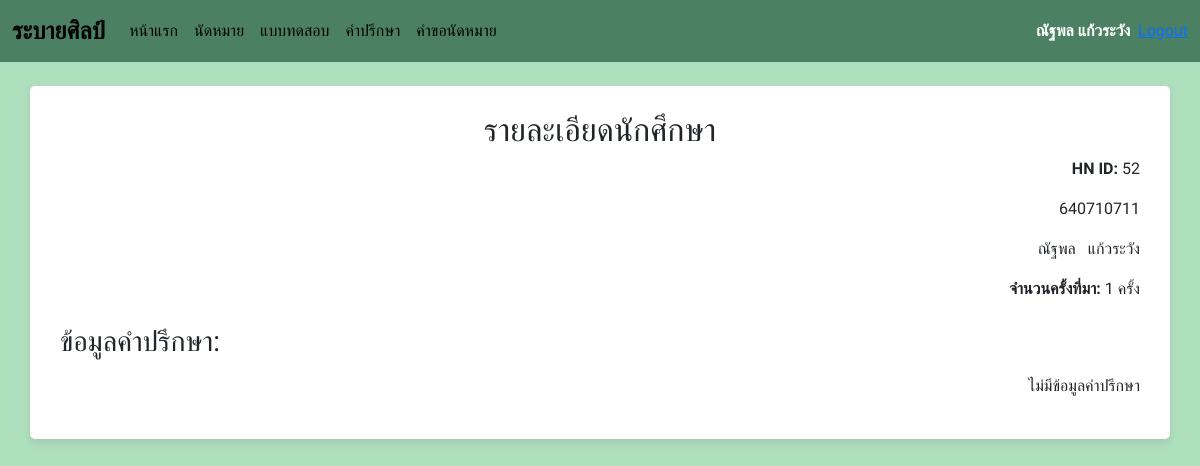
Screenshot of /projectrabaisil/detail.php?std_id=640710711 (signed in) with the database file from the repository.
### tables this page shows
CREATE TABLE `consultation_recipients` (
  `hn_id` int(11) NOT NULL,
  `std_id` int(10) NOT NULL
);

CREATE TABLE `student` (
  `std_id` int(10) NOT NULL,
  `first_name` varchar(50) NOT NULL,
  `last_name` varchar(50) NOT NULL,
  `nickname` varchar(10) NOT NULL,
  `mail` varchar(255) DEFAULT NULL,
  `major` varchar(100) NOT NULL,
  `faculty_id` char(2) NOT NULL,
  `year` int(4) NOT NULL,
  `gender` int(1) NOT NULL,
  `phone` varchar(12) DEFAULT NULL
);

### projectrabaisil/detail.php (the view, shortened to what this page needs)
<?php
$hostname = 'localhost';
$username = 'root';
$password = '';
$database = 'rabaisrin_db';
$connect = mysqli_connect($hostname, $username, $password, $database);
$std_id = $_GET['std_id'];
$hn_id = $_GET['hn_id'];
$query = "
    SELECT cr.hn_id, s.first_name, s.last_name
    FROM consultation_recipients AS cr
    INNER JOIN student AS s ON cr.std_id = s.std_id
    WHERE cr.std_id = ?
";
$stmt = mysqli_prepare($connect, $query);
mysqli_stmt_bind_param($stmt, "s", $std_id);
mysqli_stmt_execute($stmt);
$result = mysqli_stmt_get_result($stmt);
$student = mysqli_fetch_assoc($result);
$count_query = "
    SELECT COUNT(*) AS visit_count
    FROM consultation
    WHERE hn_id = ?
";
$count_stmt = mysqli_prepare($connect, $count_query);
mysqli_stmt_bind_param($count_stmt, "s", $student['hn_id']);
mysqli_stmt_execute($count_stmt);
$count_result = mysqli_stmt_get_result($count_stmt);
$count_row = mysqli_fetch_assoc($count_result);
$visit_count = $count_row['visit_count'];
$consultation_query = "
    SELECT * FROM consultation
    WHERE hn_id = ? AND status NOT IN (1, 3)
    ORDER BY app_id DESC
";
$consultation_stmt = mysqli_prepare($connect, $consultation_query);
mysqli_stmt_bind_param($consultation_stmt, "s", $hn_id);
mysqli_stmt_execute($consultation_stmt);
$consultation_result = mysqli_stmt_get_result($consultation_stmt);
$latest_app_query = "
    SELECT app_id FROM consultation
    WHERE hn_id = ?
    ORDER BY app_id DESC LIMIT 1
";
$latest_app_stmt = mysqli_prepare($connect, $latest_app_query);
mysqli_stmt_bind_param($latest_app_stmt, "s", $hn_id);
mysqli_stmt_execute($latest_app_stmt);
$latest_app_result = mysqli_stmt_get_result($latest_app_stmt);
$latest_app = mysqli_fetch_assoc($latest_app_result);
$latest_app_id = $latest_app['app_id'];
?>
<!DOCTYPE html>
<html lang="th">
<head>
    <link href="https://cdn.jsdelivr.net/npm/bootstrap@5.3.0-alpha1/dist/css/bootstrap.min.css" rel="stylesheet">
    <link rel="stylesheet" href="detailstyle.css">
</head>
<body>
    <nav class="navbar navbar-expand-lg navbar-custom">
        <div class="container-fluid">
            <a class="navbar-brand" href="#">ระบายศิลป์</a>
            <div class="collapse navbar-collapse" id="navbarNav">
                <ul class="navbar-nav me-auto mb-2 mb-lg-0">
                    <li class="nav-item">
                        <a class="nav-link" href="#">หน้าแรก</a>
                    </li>
                    <li class="nav-item">
                        <a class="nav-link" href="app.php">นัดหมาย</a>
                    </li>
                    <li class="nav-item">
                        <a class="nav-link" href="#">แบบทดสอบ</a>
                    </li>
                    <li class="nav-item">
                        <a class="nav-link" href="all_users.php">คำปรึกษา</a>
                    </li>
                    <li class="nav-item position-relative">
                        <a class="nav-link" href="app_manage.php">คำขอนัดหมาย</a>
                    </li>
                </ul>
                <div class="d-flex align-items-center">
                    <span class="user-profile me-2">
                        <?php echo htmlspecialchars($_SESSION['user_name']); ?>
                    </span>
                    <a href="logout.php" onclick="return confirm('คุณต้องการออกจากระบบหรือไม่?');">Logout</a>
                </div>
            </div>
        </div>
    </nav>
    <div class="container mt-4">
        <h2>รายละเอียดนักศึกษา</h2>
        <?php if ($student): ?>
            <p><strong>HN ID:</strong> <?= htmlspecialchars($student['hn_id']) ?></p>
            <p> <?= htmlspecialchars($std_id) ?></p> <?php if ($latest_app_id): ?>
                <a href="Consultation.php?hn_id=<?= htmlspecialchars($hn_id) ?>&app_id=<?= htmlspecialchars($latest_app_id) ?>" class="btn btn-primary custom-btn">+ ข้อมูลคำปรึกษา</a>
            <?php endif; ?>
            <p>
                <span><?= htmlspecialchars($student['first_name']) ?></span> &nbsp;
                <span><?= htmlspecialchars($student['last_name']) ?></span>
            </p>
            <p><strong>จำนวนครั้งที่มา:</strong> <?= htmlspecialchars($visit_count) ?> ครั้ง</p>
            <h3 class="mt-4">ข้อมูลคำปรึกษา:</h3>
            <?php if (mysqli_num_rows($consultation_result) > 0): ?>
                <?php
                while ($consultation = mysqli_fetch_assoc($consultation_result)): ?>
                    <table class="table table-bordered" style="margin-bottom: 20px;">
                        <tbody>
                            <tr>
                                <th style="background-color: #f1f0f0;">รหัสคำปรึกษา</th>
                                <td style="background-color: #f1f0f0;"><?= htmlspecialchars($consultation['app_id']) ?></td>
                            </tr>
                            <tr>
                                <th>วันที่</th>
                                <td><?= htmlspecialchars($consultation['event_date']) ?></td>
                            </tr>
                            <tr>
                                <th>เวลา</th>
                                <td><?= htmlspecialchars(substr($consultation['event_time'], 0, 5)) ?></td>
                            </tr>
                            <tr>
                                <th>ช่องทาง</th>
                                <td>
                                    <?php
                                    if ($consultation['channel_id'] == 1) {
                                        echo "Face to Face หอพักเพชรัตน 2 ชั้น 1 (ศูนย์ระบายศิลป์)";
                                    } elseif ($consultation['channel_id'] == 2) {
                                        echo "ช่องทางออนไลน์";
                                    } elseif ($consultation['channel_id'] == 3) {
                                        echo "สายด่วน";
                                    } else {
                                        echo "ข้อมูลไม่สมบูรณ์";
                                    }
                                    ?>
                                </td>
                            </tr>
                            <tr>
                                <th>แหล่งที่มา</th>
                                <td>
                                    <?php
                                    if ($consultation['origin_id'] == 1) {
                                        echo "สังเกตเห็นและเข้าไปช่วยเหลือเอง";
                                    } elseif ($consultation['origin_id'] == 2) {
                                        echo "ผู้รับการปรึกษามาด้วยตนเอง";
                                    } elseif ($consultation['origin_id'] == 3) {
                                        echo "รับการส่งต่อ";
                                    } else {
                                        echo "ข้อมูลไม่สมบูรณ์";
                                    }
                                    ?>
                                </td>
                            </tr>
                            <tr>
                                <th>ผู้ส่งต่อ</th>
                                <td><?= htmlspecialchars($consultation['forward_from']) ?></td>
                            </tr>
                            <tr>
                                <th>ประเภทคำปรึกษา</th>
                                <td><?= htmlspecialchars($consultation['consult_case']) ?></td>
                            </tr>
                            <tr>
                                <th>รายละเอียดคำปรึกษา</th>
                                <td><?= htmlspecialchars($consultation['consult_des']) ?></td>
                            </tr>
                            <tr>
                                <th>ปัญหาและสาเหตุ</th>
                                <td><?= htmlspecialchars($consultation['symptoms']) ?></td>
                            </tr>
                            <tr>
                                <th>คำแนะนำ</th>
                                <td><?= htmlspecialchars($consultation['advice']) ?></td>
                            </tr>
                            <tr>
                                <th>ผลสรุปการแก้ปัญหา</th>
                                <td><?= htmlspecialchars($consultation['test_results']) ?></td>
                            </tr>
                            <tr>
                                <th>รายละเอียดการติดตาม</th>
                                <td><?= htmlspecialchars($consultation['follow_des']) ?></td>
                            </tr>
                            <tr>
                                <th>การส่งต่อ</th>
                                <td>
                                    <?php
                                    if ($consultation['forward_id'] == 1) {
                                        echo "ส่งต่อ";
                                    } elseif ($consultation['forward_id'] == 2) {
                                        echo "ไม่ส่งต่อ";
                                    } elseif ($consultation['forward_id'] == 3) {
                                        echo "อื่นๆ";
                                    }
                                    ?>
                                </td>
                            </tr>
                            <tr>
                                <th>รายละเอียดผู้ส่งต่อ</th>
                                <td><?= htmlspecialchars($consultation['forward_des']) ?></td>
                            </tr>
                            <tr>
                                <th>ระดับความรุนแรง</th>
                                <td>
                                    <?php
                                    if ($consultation['follow_id'] == 1) {
                                        echo "ปกติ <span style='display: inline-block; width: 40px; height: 10px; background-color: green; margin-left: 8px;'></span>";
                                    } elseif ($consultation['follow_id'] == 3) {
                                        echo "เสี่ยง <span style='display: inline-block; width: 40px; height: 10px; background-color: orange; margin-left: 8px;'></span>";
                                    } elseif ($consultation['follow_id'] == 4) {
                                        echo "รุนแรง <span style='display: inline-block; width: 40px; height: 10px; background-color: red; margin-left: 8px;'></span>";
                                    } elseif ($consultation['follow_id'] == 2) {
                                        echo "เฝ้าระวัง <span style='display: inline-block; width: 40px; height: 10px; background-color: yellow; margin-left: 8px;'></span>";
                                    }
                                    ?>
                                </td>
                            </tr>
                        </tbody>
                    </table>
                <?php endwhile; ?>
            <?php else: ?>
                <p>ไม่มีข้อมูลคำปรึกษา</p>
            <?php endif; ?>
        <?php else: ?>
            <p>ไม่พบนักศึกษาที่ต้องการ</p>
        <?php endif; ?>
    </div>
</body>
</html>

### projectrabaisil/detailstyle.css (style rules this page uses)
body { background: #afe0be; font-family: 'Prompt', sans-serif; }
.container { background: #fff; padding: 25px 30px; border-radius: 5px; text-align: center; margin: 20px auto; overflow-y: auto; box-shadow: 0 4px 8px rgba(0, 0, 0, 0.1); font-family: 'Prompt', sans-serif; }
.navbar-custom { background-color: #4b8063; }
.navbar-custom .navbar-brand { color: rgb(0, 0, 0); font-weight: bold; font-size: 24px; }
.navbar-custom .nav-link { color: rgb(0, 0, 0); }
.navbar-custom .user-profile { color: white; font-weight: bold; }
p { text-align: right; }
.list-group-item,h3 { text-align: left; margin-bottom: 15px; }
body { font-family: 'Prompt', sans-serif; }

### rows the page displays
consultation_recipients: hn_id "52", std.first_name "ณัฐพล", std.last_name "แก้วระวัง"

### other values shown
$_SESSION['user_name'] "ณัฐพล แก้วระวัง"
$std_id "640710711"
$visit_count "1"
